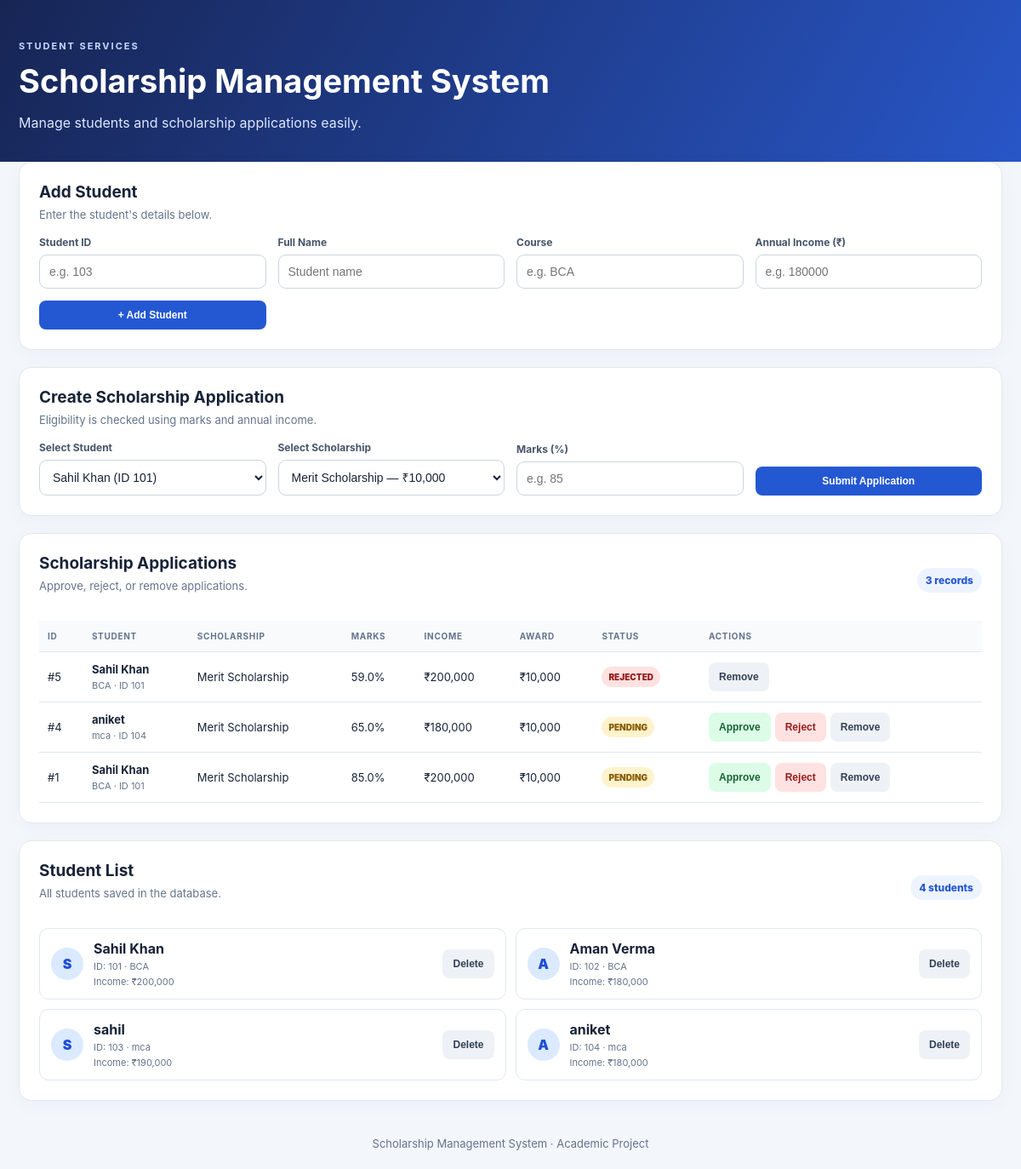
The page / on the database its author committed.
### tables this page shows
CREATE TABLE applications (
            id INTEGER PRIMARY KEY AUTOINCREMENT,
            student_id INTEGER NOT NULL REFERENCES students(student_id),
            scholarship_id INTEGER NOT NULL REFERENCES scholarships(id),
            marks REAL NOT NULL CHECK(marks BETWEEN 0 AND 100),
            status TEXT NOT NULL DEFAULT 'PENDING'
                CHECK(status IN ('PENDING','APPROVED','REJECTED'))
        );

CREATE TABLE students (
            student_id INTEGER PRIMARY KEY,
            name TEXT NOT NULL,
            course TEXT NOT NULL,
            income REAL NOT NULL CHECK(income >= 0)
        );

CREATE TABLE scholarships (
            id INTEGER PRIMARY KEY,
            name TEXT NOT NULL,
            min_marks REAL NOT NULL,
            income_limit REAL NOT NULL,
            award REAL NOT NULL
        );

### app.py (the view)
@app.route("/")
def home():
    with connect() as con:
        students = con.execute(
            "SELECT * FROM students ORDER BY student_id"
        ).fetchall()
        scholarships = con.execute(
            "SELECT * FROM scholarships ORDER BY id"
        ).fetchall()
        applications = con.execute("""
            SELECT a.id, a.student_id, s.name AS student_name,
                   s.course, s.income, sh.name AS scholarship_name,
                   sh.award, a.marks, a.status
            FROM applications a
            JOIN students s ON s.student_id = a.student_id
            JOIN scholarships sh ON sh.id = a.scholarship_id
            ORDER BY a.id DESC
        """).fetchall()
    return render_template(
        "index.html",
        students=students,
        scholarships=scholarships,
        applications=applications
    )

### app.py (called while the page is built)
def connect():
    con = sqlite3.connect(DB)
    con.row_factory = sqlite3.Row
    con.execute("PRAGMA foreign_keys = ON")
    return con

### templates/index.html (shortened to what this page needs)
<!DOCTYPE html>
<html lang="en">
<head>
    <link rel="stylesheet"
          href="{{ url_for('static', filename='style.css') }}">
</head>
<body>
<header>
    <div class="container">
        <p class="tag">STUDENT SERVICES</p>
        <h1>Scholarship Management System</h1>
        <p>Manage students and scholarship applications easily.</p>
    </div>
</header>
<main class="container">
    <section class="card">
        <h2>Add Student</h2>
        <p class="muted">Enter the student's details below.</p>
        <form action="/students/add" method="POST" class="form-grid">
            <label>
                Student ID
                <input type="number" name="student_id" min="1"
                       placeholder="e.g. 103" required>
            </label>
            <label>
                Full Name
                <input type="text" name="name"
                       placeholder="Student name" required>
            </label>
            <label>
                Course
                <input type="text" name="course"
                       placeholder="e.g. BCA" required>
            </label>
            <label>
                Annual Income (₹)
                <input type="number" name="income" min="0" step="0.01"
                       placeholder="e.g. 180000" required>
            </label>
            <button class="btn primary" type="submit">+ Add Student</button>
        </form>
    </section>
    <section class="card">
        <h2>Create Scholarship Application</h2>
        <p class="muted">Eligibility is checked using marks and annual income.</p>
        <form action="/applications/add" method="POST" class="form-grid">
            <label>
                Select Student
                <select name="student_id" required>
                    {% for s in students %}
                    <option value="{{ s.student_id }}">
                        {{ s.name }} (ID {{ s.student_id }})
                    </option>
                    {% endfor %}
                </select>
            </label>
            <label>
                Select Scholarship
                <select name="scholarship_id" required>
                    {% for sh in scholarships %}
                    <option value="{{ sh.id }}">
                        {{ sh.name }} — ₹{{ "{:,.0f}".format(sh.award) }}
                    </option>
                    {% endfor %}
                </select>
            </label>
            <label>
                Marks (%)
                <input type="number" name="marks" min="0" max="100"
                       step="0.01" placeholder="e.g. 85" required>
            </label>
            <button class="btn primary" type="submit">
                Submit Application
            </button>
        </form>
    </section>
    <section class="card">
        <div class="section-heading">
            <div>
                <h2>Scholarship Applications</h2>
                <p class="muted">Approve, reject, or remove applications.</p>
            </div>
            <span class="count">{{ applications|length }} records</span>
        </div>
        {% if applications %}
        <div class="table-wrap">
            <table>
                <thead>
                    <tr>
                        <th>ID</th>
                        <th>Student</th>
                        <th>Scholarship</th>
                        <th>Marks</th>
                        <th>Income</th>
                        <th>Award</th>
                        <th>Status</th>
                        <th>Actions</th>
                    </tr>
                </thead>
                <tbody>
                    {% for a in applications %}
                    <tr>
                        <td>#{{ a.id }}</td>
                        <td>
                            <strong>{{ a.student_name }}</strong>
                            <small>{{ a.course }} · ID {{ a.student_id }}</small>
                        </td>
                        <td>{{ a.scholarship_name }}</td>
                        <td>{{ a.marks }}%</td>
                        <td>₹{{ "{:,.0f}".format(a.income) }}</td>
                        <td>₹{{ "{:,.0f}".format(a.award) }}</td>
                        <td>
                            <span class="status {{ a.status }}">
                                {{ a.status }}
                            </span>
                        </td>
                        <td>
                            <div class="actions">
                                {% if a.status == 'PENDING' %}
                                <form method="POST"
                                      action="/applications/approve/{{ a.id }}">
                                    <button class="btn approve" type="submit">
                                        Approve
                                    </button>
                                </form>
                                <form method="POST"
                                      action="/applications/reject/{{ a.id }}">
                                    <button class="btn reject" type="submit">
                                        Reject
                                    </button>
                                </form>
                                {% endif %}
                                <form method="POST"
                                      action="/applications/delete/{{ a.id }}"
                                      onsubmit="return confirm('Remove this application?')">
                                    <button class="btn remove" type="submit">
                                        Remove
                                    </button>
                                </form>
                            </div>
                        </td>
                    </tr>
                    {% endfor %}
                </tbody>
            </table>
        </div>
        {% else %}
            <p class="empty">No applications found.</p>
        {% endif %}
    </section>
    <section class="card">
        <div class="section-heading">
            <div>
                <h2>Student List</h2>
                <p class="muted">All students saved in the database.</p>
            </div>
            <span class="count">{{ students|length }} students</span>
        </div>
        {% if students %}
        <div class="student-grid">
            {% for s in students %}
            <div class="student">
                <div class="avatar">{{ s.name[:1]|upper }}</div>
                <div class="student-info">
                    <strong>{{ s.name }}</strong>
                    <small>ID: {{ s.student_id }} · {{ s.course }}</small>
                    <small>Income: ₹{{ "{:,.0f}".format(s.income) }}</small>
                </div>
                <form method="POST"
                      action="/students/delete/{{ s.student_id }}"
                      onsubmit="return confirm('Delete this student?')">
                    <button class="btn remove" type="submit">Delete</button>
                </form>
            </div>
            {% endfor %}
        </div>
        {% else %}
            <p class="empty">No students have been added yet.</p>
        {% endif %}
    </section>
</main>
<footer>
    Scholarship Management System · Academic Project
</footer>
</body>
</html>

### static/style.css (style rules this page uses)
* { box-sizing: border-box; }
:root { --blue: #2458d3; --dark: #172554; --text: #182338; --muted: #65748b; --border: #e1e8f0; --background: #f3f6fb; }
body { margin: 0; font-family: -apple-system, BlinkMacSystemFont, "Segoe UI", sans-serif; background: var(--background); color: var(--text); }
.container { max-width: 1200px; margin: auto; padding: 0 22px; }
header { padding: 36px 0; color: white; background: linear-gradient(120deg, #172554, #2856c7); }
.tag { color: #c7d8ff; font-size: 11px; font-weight: bold; letter-spacing: 2px; }
h1 { font-size: clamp(27px, 4vw, 38px); margin: 8px 0; }
header p:last-child { color: #dce6ff; margin-bottom: 0; }
main { padding-top: 26px; padding-bottom: 30px; }
.card { background: white; border: 1px solid var(--border); border-radius: 15px; padding: 23px; margin-bottom: 20px; box-shadow: 0 5px 22px #17255408; }
h2 { font-size: 19px; margin: 0 0 7px; }
.muted { font-size: 13px; color: var(--muted); margin: 0 0 17px; }
.form-grid { display: grid; grid-template-columns: repeat(4, minmax(0, 1fr)); gap: 14px; align-items: end; }
label { font-size: 12px; font-weight: 700; color: #475569; }
input, select { display: block; width: 100%; margin-top: 7px; padding: 11px; border: 1px solid #cbd5e1; border-radius: 9px; background: white; color: var(--text); font-size: 14px; }
.btn { border: none; border-radius: 8px; padding: 10px 12px; font-size: 12px; font-weight: 800; cursor: pointer; white-space: nowrap; }
.primary { background: var(--blue); color: white; }
.approve { background: #dcfce7; color: #166534; }
.reject { background: #fee2e2; color: #991b1b; }
.remove { background: #eef2f7; color: #334155; }
.section-heading { display: flex; justify-content: space-between; align-items: center; gap: 12px; margin-bottom: 16px; }
.count { background: #eef4ff; color: var(--blue); padding: 7px 10px; border-radius: 99px; font-size: 12px; font-weight: 800; white-space: nowrap; }
.table-wrap { overflow-x: auto; }
table { width: 100%; border-collapse: collapse; font-size: 13px; }
th { background: #f8fafc; color: #64748b; font-size: 10px; letter-spacing: 0.7px; text-transform: uppercase; text-align: left; }
th, td { padding: 12px 10px; border-bottom: 1px solid var(--border); vertical-align: middle; }
td small, .student-info small { display: block; color: var(--muted); font-size: 11px; margin-top: 4px; }
.actions { display: flex; flex-wrap: wrap; gap: 5px; }
.status { display: inline-block; padding: 6px 8px; border-radius: 99px; font-size: 10px; font-weight: 900; background: #fff3cd; color: #8a5b00; }
.status.REJECTED { background: #fee2e2; color: #991b1b; }
.student-grid { display: grid; grid-template-columns: repeat(2, minmax(0, 1fr)); gap: 11px; }
.student { display: flex; align-items: center; gap: 12px; padding: 13px; border: 1px solid var(--border); border-radius: 11px; min-width: 0; }
.avatar { flex-shrink: 0; width: 38px; height: 38px; display: grid; place-items: center; border-radius: 50%; background: #dbeafe; color: #1d4ed8; font-weight: 900; }
.student-info { flex: 1; min-width: 0; }
.empty, footer { color: var(--muted); font-size: 13px; }
footer { text-align: center; padding: 22px; }

### rows shown on the page
applications: id "5", student_name "Sahil Khan", course "BCA", student_id "101", scholarship_name "Merit Scholarship", marks "59.0", status "REJECTED"
students: income "200,000", name "S", name "Sahil Khan", student_id "101", course "BCA"
scholarships: award "10,000"
applications: id "4", student_name "aniket", course "mca", student_id "104", scholarship_name "Merit Scholarship", marks "65.0", status "PENDING"
students: income "180,000", name "A", name "aniket", student_id "104", course "mca"
applications: id "1", student_name "Sahil Khan", course "BCA", student_id "101", scholarship_name "Merit Scholarship", marks "85.0", status "PENDING"
students: name "A", name "Aman Verma", student_id "102", course "BCA", income "180,000"
students: name "S", name "sahil", student_id "103", course "mca", income "190,000"

### other values the page prints
{{ applications|length }} "3"
{{ students|length }} "4"
form field student_id "Sahil Khan (ID 101)"
form field scholarship_id "Merit Scholarship — ₹10,000"
